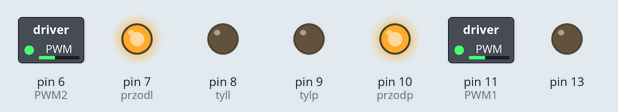
Simulated run of this sketch. Board: Arduino Uno, built with avr-gcc and run on an emulated ATmega328P. On the bench: switched loads named in the sketch (green lamp = pin HIGH), output pins drawn as LEDs (lit = HIGH).

Above: at 5.05 s.
At 8.95 s:
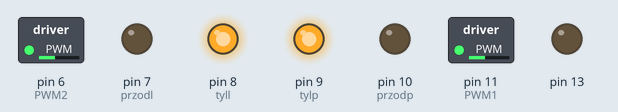
Timing chart, 0 to 9.6 s (numbered marks = the images above):
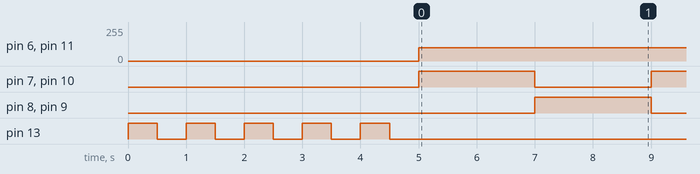

The sketch:

program.ino
```cpp
#include "motor.h"

void showstart() {
  for(int i=0; i<=4; i++)
  {
    digitalWrite(13, HIGH);
    delay(500);
    digitalWrite(13, LOW);
    delay(500);
  }
}
void setup() {
 pinMode(13, OUTPUT);
 showstart();
pinMode(tylp, OUTPUT);
pinMode(tyll, OUTPUT);
pinMode(przodl, OUTPUT);
pinMode(przodp, OUTPUT);
pinMode(PWM1, OUTPUT);
pinMode(PWM2, OUTPUT);

luz();
}

void loop() {
  // put your main code here, to run repeatedly:
  luz();
forward();
delay(2000);
luz();
backward();
delay(2000);
}
```

motor.h
```cpp
#define przodl 7
#define tylp 9
#define tyll 8
#define przodp 10
#define PWM1 11
#define PWM2 6

void backward() {
  digitalWrite(tylp, HIGH);
  digitalWrite(tyll, HIGH);
  digitalWrite(przodl, LOW);
  digitalWrite(przodp, LOW);
  analogWrite(PWM1, 100);
  analogWrite(PWM2, 100);
}

void forward() {
  digitalWrite(tylp, LOW);
  digitalWrite(tyll, LOW);
  digitalWrite(przodl, HIGH);
  digitalWrite(przodp, HIGH);
  analogWrite(PWM1, 100);
  analogWrite(PWM2, 100);
}
void right() {
  digitalWrite(tylp, HIGH);
  digitalWrite(tyll, LOW);
  digitalWrite(przodl, HIGH);
  digitalWrite(przodp, LOW);
  digitalWrite(PWM1, HIGH);
  digitalWrite(PWM2, HIGH);
}
void left() {
  digitalWrite(tylp, LOW);
  digitalWrite(tyll, HIGH);
  digitalWrite(przodl, LOW);
  digitalWrite(przodp, HIGH);
  digitalWrite(PWM1, HIGH);
  digitalWrite(PWM2, HIGH);
}
void luz() {
digitalWrite(tylp, LOW);
digitalWrite(tyll, LOW);
digitalWrite(przodl, LOW);
digitalWrite(przodp, LOW);
digitalWrite(PWM1, HIGH);
digitalWrite(PWM2, HIGH);
}
```

Measured:
- by itself, pin 6 (PWM2), pin 11 (PWM1): 0/255 → 100/255 at 5.0 s
- by itself, pin 7 (przodl), pin 8 (tyll), pin 9 (tylp), pin 10 (przodp): alternates HIGH for 2.0 s and LOW for 2.0 s
